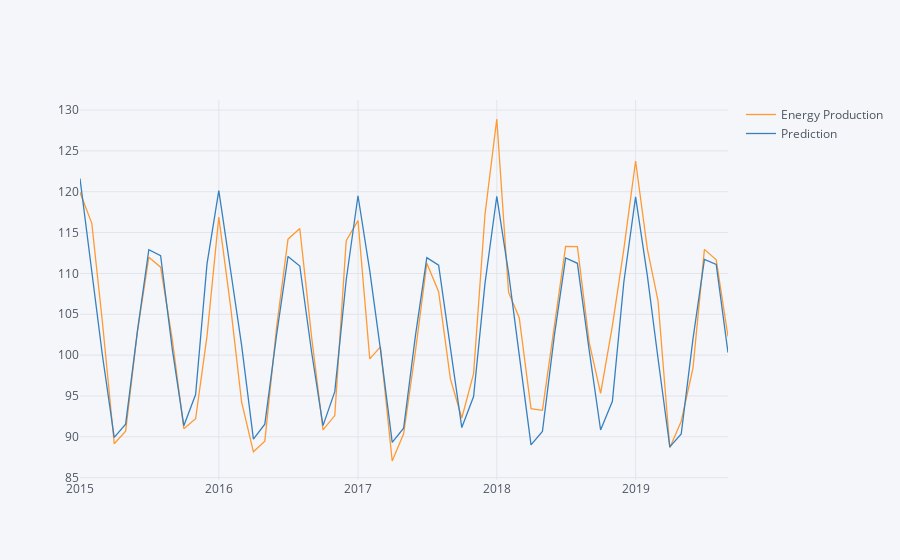

Source (notebook cell):
### Code cell
future_forecast = pd.DataFrame(future_forecast,index = test.index,columns=['Prediction'])
pd.concat([test,future_forecast],axis=1).iplot()
